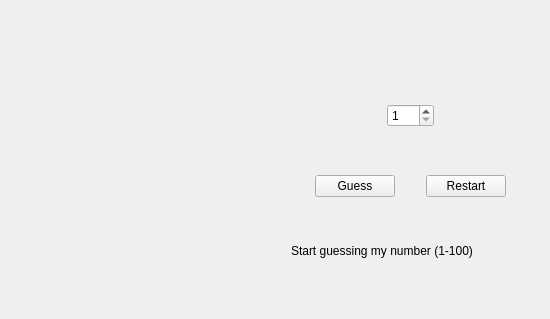
<?xml version="1.0" encoding="UTF-8"?>
<ui version="4.0">
 <class>Widget</class>
 <widget class="QWidget" name="Widget">
  <property name="geometry">
   <rect>
    <x>0</x>
    <y>0</y>
    <width>550</width>
    <height>319</height>
   </rect>
  </property>
  <property name="windowTitle">
   <string>Number Guess Game</string>
  </property>
  <widget class="QWidget" name="layoutWidget">
   <property name="geometry">
    <rect>
     <x>280</x>
     <y>10</y>
     <width>261</width>
     <height>301</height>
    </rect>
   </property>
   <layout class="QVBoxLayout" name="verticalLayout_3">
    <item>
     <spacer name="verticalSpacer_5">
      <property name="orientation">
       <enum>Qt::Vertical</enum>
      </property>
      <property name="sizeHint" stdset="0">
       <size>
        <width>20</width>
        <height>40</height>
       </size>
      </property>
     </spacer>
    </item>
    <item>
     <spacer name="verticalSpacer_6">
      <property name="orientation">
       <enum>Qt::Vertical</enum>
      </property>
      <property name="sizeHint" stdset="0">
       <size>
        <width>20</width>
        <height>40</height>
       </size>
      </property>
     </spacer>
    </item>
    <item>
     <layout class="QHBoxLayout" name="horizontalLayout_4">
      <item>
       <spacer name="horizontalSpacer_6">
        <property name="orientation">
         <enum>Qt::Horizontal</enum>
        </property>
        <property name="sizeHint" stdset="0">
         <size>
          <width>40</width>
          <height>20</height>
         </size>
        </property>
       </spacer>
      </item>
      <item>
       <widget class="QSpinBox" name="inputBox">
        <property name="minimum">
         <number>1</number>
        </property>
        <property name="maximum">
         <number>100</number>
        </property>
       </widget>
      </item>
      <item>
       <spacer name="horizontalSpacer_7">
        <property name="orientation">
         <enum>Qt::Horizontal</enum>
        </property>
        <property name="sizeHint" stdset="0">
         <size>
          <width>40</width>
          <height>20</height>
         </size>
        </property>
       </spacer>
      </item>
     </layout>
    </item>
    <item>
     <spacer name="verticalSpacer_7">
      <property name="orientation">
       <enum>Qt::Vertical</enum>
      </property>
      <property name="sizeHint" stdset="0">
       <size>
        <width>20</width>
        <height>40</height>
       </size>
      </property>
     </spacer>
    </item>
    <item>
     <layout class="QHBoxLayout" name="horizontalLayout">
      <item>
       <spacer name="horizontalSpacer_3">
        <property name="orientation">
         <enum>Qt::Horizontal</enum>
        </property>
        <property name="sizeHint" stdset="0">
         <size>
          <width>40</width>
          <height>20</height>
         </size>
        </property>
       </spacer>
      </item>
      <item>
       <widget class="QPushButton" name="guessButton">
        <property name="text">
         <string>Guess</string>
        </property>
       </widget>
      </item>
      <item>
       <spacer name="horizontalSpacer">
        <property name="orientation">
         <enum>Qt::Horizontal</enum>
        </property>
        <property name="sizeHint" stdset="0">
         <size>
          <width>40</width>
          <height>20</height>
         </size>
        </property>
       </spacer>
      </item>
      <item>
       <widget class="QPushButton" name="restartButton">
        <property name="text">
         <string>Restart</string>
        </property>
       </widget>
      </item>
      <item>
       <spacer name="horizontalSpacer_2">
        <property name="orientation">
         <enum>Qt::Horizontal</enum>
        </property>
        <property name="sizeHint" stdset="0">
         <size>
          <width>40</width>
          <height>20</height>
         </size>
        </property>
       </spacer>
      </item>
     </layout>
    </item>
    <item>
     <spacer name="verticalSpacer_8">
      <property name="orientation">
       <enum>Qt::Vertical</enum>
      </property>
      <property name="sizeHint" stdset="0">
       <size>
        <width>20</width>
        <height>40</height>
       </size>
      </property>
     </spacer>
    </item>
    <item>
     <widget class="QLabel" name="messageLabel">
      <property name="text">
       <string>Start guessing my number (1-100)</string>
      </property>
     </widget>
    </item>
    <item>
     <spacer name="verticalSpacer_9">
      <property name="orientation">
       <enum>Qt::Vertical</enum>
      </property>
      <property name="sizeHint" stdset="0">
       <size>
        <width>20</width>
        <height>40</height>
       </size>
      </property>
     </spacer>
    </item>
   </layout>
  </widget>
  <widget class="QLabel" name="gitLabel">
   <property name="geometry">
    <rect>
     <x>10</x>
     <y>10</y>
     <width>261</width>
     <height>301</height>
    </rect>
   </property>
   <property name="text">
    <string/>
   </property>
   <property name="scaledContents">
    <bool>true</bool>
   </property>
  </widget>
 </widget>
 <layoutdefault spacing="6" margin="11"/>
 <resources/>
 <connections/>
</ui>
